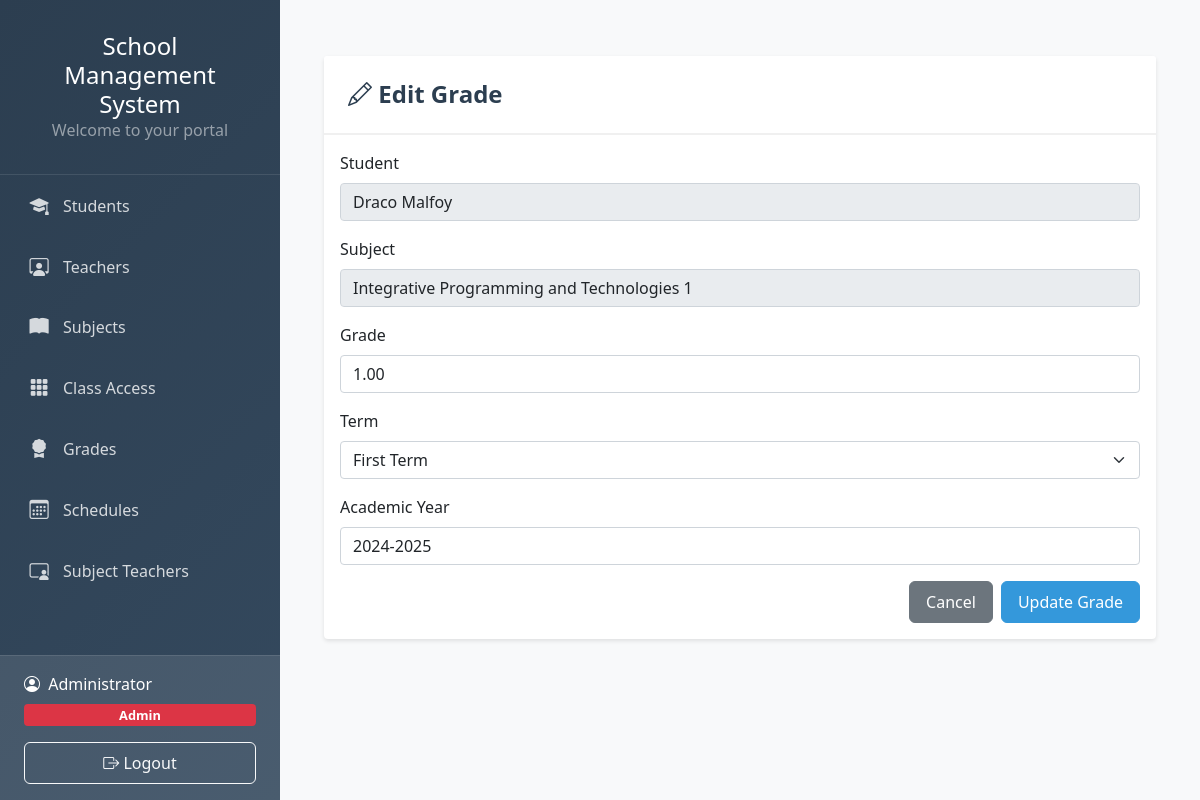
Screenshot of /grade-edit.php?id=2 (signed in) with the database file from the repository.
### tables this page shows
CREATE TABLE `grades` (
  `grade_id` int(6) NOT NULL,
  `class_id` int(6) NOT NULL,
  `student_id` int(6) NOT NULL,
  `subject_id` int(6) NOT NULL,
  `grade_value` decimal(5,2) NOT NULL,
  `term` varchar(20) NOT NULL,
  `academic_year` varchar(10) NOT NULL,
  `created_at` timestamp NOT NULL DEFAULT current_timestamp(),
  `updated_at` timestamp NOT NULL DEFAULT current_timestamp() ON UPDATE current_timestamp()
);

CREATE TABLE `students` (
  `id` int(6) NOT NULL,
  `name` varchar(191) NOT NULL,
  `email` varchar(191) NOT NULL,
  `phone` varchar(191) NOT NULL,
  `course` varchar(191) NOT NULL
);

CREATE TABLE `subjects` (
  `subject_id` int(6) NOT NULL,
  `subject_name` varchar(191) NOT NULL,
  `units` int(6) NOT NULL,
  `course` varchar(191) NOT NULL
);

### grade-edit.php (the view, shortened to what this page needs)
<?php
include('dbcon.php');
include('header.php');
$grade_id = mysqli_real_escape_string($con, $_GET['id']);
$query = "SELECT g.*, s.name as student_name, sub.subject_name
          FROM grades g
          JOIN students s ON g.student_id = s.id
          JOIN subjects sub ON g.subject_id = sub.subject_id
          WHERE g.grade_id = '$grade_id'";
$result = mysqli_query($con, $query);
$grade = mysqli_fetch_assoc($result);
?>
<div class="container py-4">
    <div class="card">
        <div class="card-header">
            <h4 class="mb-0">
                <i class="bi bi-pencil"></i> Edit Grade
            </h4>
        </div>
        <div class="card-body">
            <form method="POST" class="needs-validation" novalidate>
                <div class="mb-3">
                    <label class="form-label">Student</label>
                    <input type="text" class="form-control" value="<?= htmlspecialchars($grade['student_name']) ?>" readonly>
                </div>
                <div class="mb-3">
                    <label class="form-label">Subject</label>
                    <input type="text" class="form-control" value="<?= htmlspecialchars($grade['subject_name']) ?>" readonly>
                </div>
                <div class="mb-3">
                    <label for="grade_value" class="form-label">Grade</label>
                    <input type="number" class="form-control" name="grade_value"
                           value="<?= htmlspecialchars($grade['grade_value']) ?>"
                           step="0.01" min="0" max="100" required>
                </div>
                <div class="mb-3">
                    <label for="term" class="form-label">Term</label>
                    <select class="form-select" name="term" required>
                        <?php
                        $terms = ['First', 'Second', 'Third', 'Fourth'];
                        foreach ($terms as $term) {
                            $selected = ($grade['term'] === $term) ? 'selected' : '';
                            echo "<option value='$term' $selected>$term Term</option>";
                        }
                        ?>
                    </select>
                </div>
                <div class="mb-3">
                    <label for="academic_year" class="form-label">Academic Year</label>
                    <input type="text" class="form-control" name="academic_year"
                           value="<?= htmlspecialchars($grade['academic_year']) ?>"
                           pattern="\d{4}-\d{4}" placeholder="YYYY-YYYY" required>
                </div>
                <div class="d-grid gap-2 d-md-flex justify-content-md-end">
                    <a href="grades.php" class="btn btn-secondary">Cancel</a>
                    <button type="submit" class="btn btn-primary">Update Grade</button>
                </div>
            </form>
        </div>
    </div>
</div>
</body>
</html>

### header.php (style rules this page uses)
:root { --primary-color: #2c3e50; --secondary-color: #34495e; --accent-color: #3498db; --sidebar-width: 280px; }
* { box-sizing: border-box; }
body { margin: 0; font-family: 'Segoe UI', system-ui, -apple-system, sans-serif; background-color: #f8f9fa; min-height: 100vh; }
.card { border: none; box-shadow: 0 2px 4px rgba(0,0,0,0.1); transition: transform 0.3s ease; }
.card-header { background-color: white; border-bottom: 2px solid #f0f0f0; padding: 1.5rem; }
.card-header h4 { margin: 0; font-weight: 600; color: var(--primary-color); }
.btn { padding: 0.5rem 1rem; font-weight: 500; border-radius: 6px; }
.btn-primary { background-color: var(--accent-color); border-color: var(--accent-color); }
.py-4 { padding-top: 1.5rem !important; padding-bottom: 1.5rem !important; }

### rows the page displays
grades: student.name "Draco Malfoy", subject.subject_name "Integrative Programming and Technologies 1", grade_value "1.00", academic_year "2024-2025"

### other values shown
$_SESSION['name'] "Administrator"
form field term "First Term"
